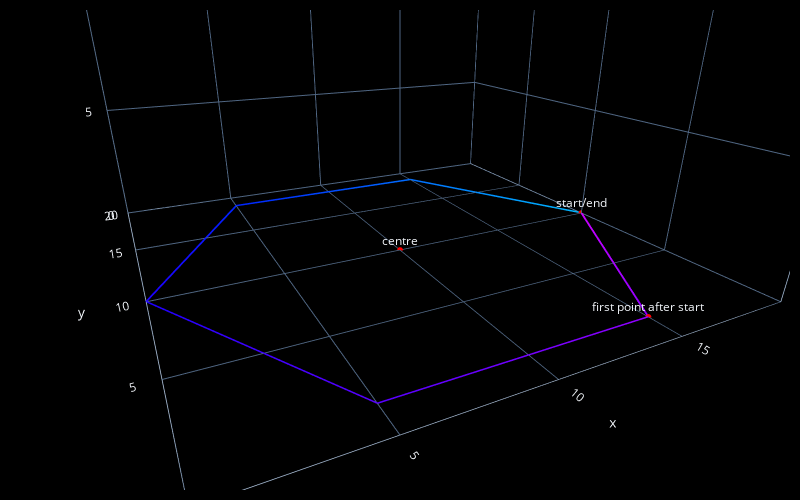

Notebook cell for this chart:
### Markdown cell above
#### polygon

### Code cell
centre_point = fc.Point(x=10, y=10, z=0)
enclosing_radius = 10
start_angle = 0
sides = 6
clockwise = True
steps = fc.polygonXY(centre_point, enclosing_radius, start_angle, sides, clockwise)
steps.append(fc.PlotAnnotation(point=steps[-1], label="start/end"))
steps.append(fc.PlotAnnotation(point=steps[1], label="first point after start"))
steps.append(fc.PlotAnnotation(point=centre_point, label="centre"))
fc.transform(steps, 'plot', fc.PlotControls(color_type='print_sequence', style='line'))

### Figure 1 — Plotly figure (JSON) as saved in the notebook; plotly's stock layout.template omitted (floating-point values rounded to 4 significant figures)
{"data": [{"line": {"color": ["rgb(204.00, 0.00, 255.00)", "rgb(145.60, 0.00, 255.00)", "rgb(87.47, 0.00, 255.00)", "rgb(29.07, 0.00, 255.00)", "rgb(0.00, 36.46, 255.00)", "rgb(0.00, 109.39, 255.00)", "rgb(0.00, 182.07, 255.00)"], "width": 4}, "mode": "lines", "showlegend": false, "type": "scatter3d", "x": [20, 15, 5, 0, 5, 15, 20], "y": [10, 1.34, 1.34, 10, 18.66, 18.66, 10], "z": [0, 0, 0, 0, 0, 0, 0]}, {"marker": {"color": "red", "size": 2}, "mode": "markers", "showlegend": false, "type": "scatter3d", "x": [20, 15, 10], "y": [10.0, 1.34, 10], "z": [0, 0, 0]}], "layout": {"height": 500, "margin": {"b": 10, "l": 10, "pad": 4, "r": 10, "t": 10}, "paper_bgcolor": "black", "scene": {"annotations": [{"showarrow": false, "text": "start/end", "x": 20, "y": 10.0, "yshift": 10, "z": 0}, {"showarrow": false, "text": "first point after start", "x": 15, "y": 1.34, "yshift": 10, "z": 0}, {"showarrow": false, "text": "centre", "x": 10, "y": 10, "yshift": 10, "z": 0}], "aspectmode": "cube", "camera": {"center": {"x": 0, "y": 0, "z": -0.5}, "eye": {"x": -0.5, "y": -1, "z": 0}}, "xaxis": {"backgroundcolor": "black", "nticks": 10, "range": [-0.001, 20.0]}, "yaxis": {"backgroundcolor": "black", "nticks": 10, "range": [-0.001, 20.0]}, "zaxis": {"backgroundcolor": "black", "nticks": 10, "range": [0, 20.0]}}, "width": 800}}
